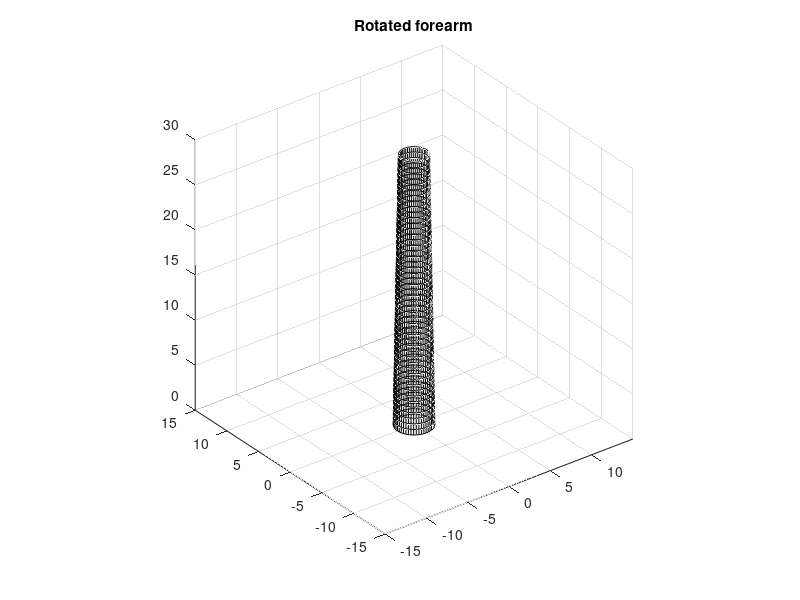
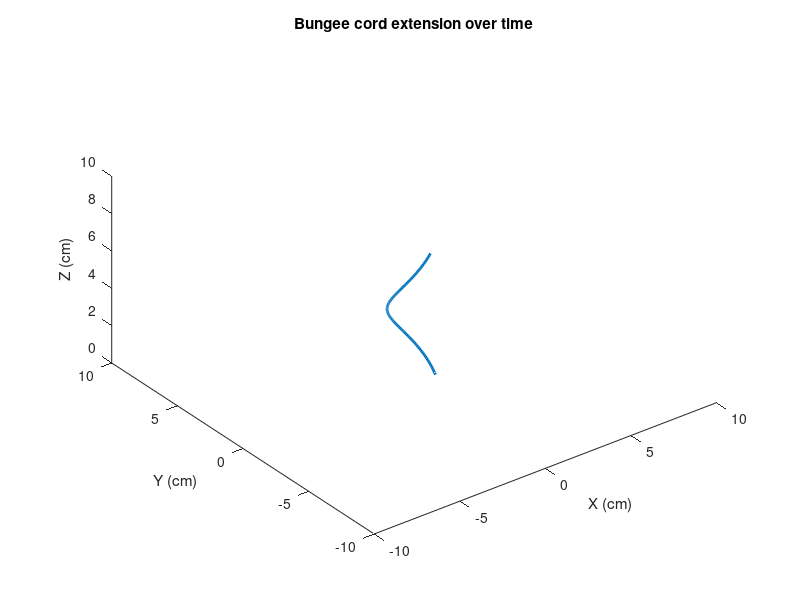

MATLAB code for these plots, in order: (Note: this script raises an error after producing the figures.)
close all;
clear all;
clc;
 
%% Forearm Rotation

% Define cylinder parameters
elbow_radius = 2; % in cm
wrist_radius = 1.5; % in cm
forearm_length = 30; % in cm

% Define cylinder
N = 50; % number of points
z = linspace(0, forearm_length, N); % define z points along the length of the cylinder
theta = linspace(0, 2*pi, N); % define theta points around the circumference of the cylinder
[Z, Theta] = meshgrid(z, theta); % create a grid of (z, theta) points

% Cylinder equation in polar coordinates, radius changes linearly from elbow to wrist
R = elbow_radius + (wrist_radius - elbow_radius) * Z / forearm_length;
[X, Y] = pol2cart(Theta, R); % convert polar to cartesian coordinates

% Define ODE
rotation_speed = pi / 10; % radians per second, change as needed
rotation_ode = @(t, y) rotation_speed; % constant rotation speed

% Solve ODE
tspan = [0, 10]; % time span in seconds, change as needed
y0 = 0; % initial angle is 0
[t, y] = ode45(rotation_ode, tspan, y0);

% Define figure and initial plot
fig = figure;
h = surf(NaN(size(X)), NaN(size(Y)), NaN(size(Z))); % initial plot is empty
axis equal
title('Rotated forearm')

% For each angle, rotate forearm and update plot
for i = 1:length(t)
    % Define rotation
    rotation_angle = y(i);
    rotation_matrix = [cos(rotation_angle), -sin(rotation_angle); sin(rotation_angle), cos(rotation_angle)];

    % Rotate forearm
    rotated_XY = rotation_matrix * [X(:)'; Y(:)']; % apply rotation
    rotated_X = reshape(rotated_XY(1, :), size(X)); % reshape X
    rotated_Y = reshape(rotated_XY(2, :), size(Y)); % reshape Y

    % Update plot data
    set(h, 'XData', rotated_X, 'YData', rotated_Y, 'ZData', Z);
    drawnow % force figure to update immediately

    % Optionally, pause for a bit to slow down the animation
    pause(0.1)
end

%% Bungee Wrapping

% Define cylinder and bungee cord parameters
elbow_radius = 2; % in cm
wrist_radius = 1.5; % in cm
forearm_length = 30; % in cm
resting_length = 10; % in cm
stiffness = 1; % in N/cm, change as needed
damping = 0.1; % damping coefficient, change as needed
radius = 1; % in cm, change as needed

% Set the total bungee length as an input parameter
bungee_length = 20; % in cm, change as needed

% Define initial conditions
initial_extension = bungee_length - resting_length; % calculate the initial extension based on the total bungee length
initial_velocity = 0; % in cm/s

% Define ODEs
bungee_ode = @(t, y) [y(2); -stiffness * (y(1) - resting_length) - damping * y(2)];
rotation_ode = @(t, y) -5 * pi / 180; % 5 degrees per second

% Solve ODEs
tspan = [0, 0.5]; % time span in seconds, change as needed
[t, y] = ode45(bungee_ode, tspan, [initial_extension; initial_velocity]); % solve bungee cord ODE
[t_rot, y_rot] = ode45(rotation_ode, tspan, 0); % initial rotation angle is 0

% Define figure and initial plot
fig = figure;
set(gcf, 'Position', [100, 100, 800, 600]); % position the figure and set its size
h = plot3(NaN, NaN, NaN, 'LineWidth', 2); % initial plot is empty
axis equal
xlim([-bungee_length/2, bungee_length/2]); % set x-axis limits
ylim([-bungee_length/2, bungee_length/2]); % set y-axis limits
zlim([0, bungee_length/2]); % set z-axis limits
xlabel('X (cm)')
ylabel('Y (cm)')
zlabel('Z (cm)')
title('Bungee cord extension over time')

% Reverse time and corresponding y values
t = flip(t);
y = flip(y, 1);
y_rot = flip(y_rot);

% For each time point, update plot
for i = 1:length(t)
    % Calculate rotation
    rotation_angle = y_rot(i);
    rotation_matrix = [cos(rotation_angle), -sin(rotation_angle); sin(rotation_angle), cos(rotation_angle)];

    % Calculate helix coordinates in rotating reference frame
    n_loops = max(1, 1 + t(i) / tspan(2)); % adjust number of unwrapped turns based on current time, but never go below 1 loops
    theta = linspace(0, 3/2*pi*n_loops, 100); % start from 0 and increase to maximum theta
    radius_current = radius + y(i, 1) / (2 * (resting_length + initial_extension)); % adjust radius based on current extension
    X_rot = radius_current * cos(theta);
    Y_rot = radius_current * sin(theta);
    Z_rot = y(i, 1) * theta / (2*pi*n_loops); % adjust length of the helix

    % Adjust Z_rot to keep bottom end fixed
    Z_rot = Z_rot + (resting_length - y(i, 1));

    % Rotate helix coordinates to original reference frame
    rotated_XY = rotation_matrix * [X_rot; Y_rot]; % apply rotation
    X = reshape(rotated_XY(1, :), size(X_rot)); % reshape X
    Y = reshape(rotated_XY(2, :), size(Y_rot)); % reshape Y
    Z = Z_rot; % Z coordinates are not affected by the rotation

    % Update plot data
    set(h, 'XData', X, 'YData', Y, 'ZData', Z);
    drawnow % force figure to update immediately

    % Optionally, pause for a bit to slow down the animation
    pause(0.1)
end
